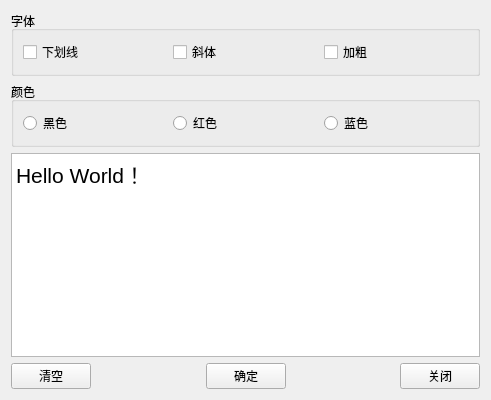
<?xml version="1.0" encoding="UTF-8"?>
<ui version="4.0">
 <class>Widget</class>
 <widget class="QWidget" name="Widget">
  <property name="geometry">
   <rect>
    <x>0</x>
    <y>0</y>
    <width>491</width>
    <height>400</height>
   </rect>
  </property>
  <property name="minimumSize">
   <size>
    <width>400</width>
    <height>300</height>
   </size>
  </property>
  <property name="maximumSize">
   <size>
    <width>500</width>
    <height>400</height>
   </size>
  </property>
  <property name="windowTitle">
   <string>信号与槽的使用</string>
  </property>
  <property name="windowIcon">
   <iconset resource="res.qrc">
    <normaloff>:/icons/images/editor.ico</normaloff>:/icons/images/editor.ico</iconset>
  </property>
  <layout class="QVBoxLayout" name="verticalLayout_2">
   <item>
    <widget class="QGroupBox" name="groupBox_FontStyle">
     <property name="title">
      <string>字体</string>
     </property>
     <layout class="QHBoxLayout" name="horizontalLayout_2">
      <item>
       <widget class="QCheckBox" name="checkBox_Underline">
        <property name="text">
         <string>下划线</string>
        </property>
       </widget>
      </item>
      <item>
       <widget class="QCheckBox" name="checkBox_Italic">
        <property name="text">
         <string>斜体</string>
        </property>
       </widget>
      </item>
      <item>
       <widget class="QCheckBox" name="checkBox_Bold">
        <property name="text">
         <string>加粗</string>
        </property>
       </widget>
      </item>
     </layout>
    </widget>
   </item>
   <item>
    <widget class="QGroupBox" name="groupBox_FontColor">
     <property name="title">
      <string>颜色</string>
     </property>
     <layout class="QHBoxLayout" name="horizontalLayout_4">
      <item>
       <widget class="QRadioButton" name="radioButton_Black">
        <property name="text">
         <string>黑色</string>
        </property>
       </widget>
      </item>
      <item>
       <widget class="QRadioButton" name="radioButton_Red">
        <property name="text">
         <string>红色</string>
        </property>
       </widget>
      </item>
      <item>
       <widget class="QRadioButton" name="radioButton_Blue">
        <property name="text">
         <string>蓝色</string>
        </property>
       </widget>
      </item>
     </layout>
    </widget>
   </item>
   <item>
    <widget class="QPlainTextEdit" name="plainTextEdit">
     <property name="font">
      <font>
       <pointsize>16</pointsize>
      </font>
     </property>
     <property name="plainText">
      <string>Hello World！</string>
     </property>
    </widget>
   </item>
   <item>
    <layout class="QHBoxLayout" name="horizontalLayout_3">
     <item>
      <widget class="QPushButton" name="ClearBtn">
       <property name="text">
        <string>清空</string>
       </property>
       <property name="icon">
        <iconset resource="res.qrc">
         <normaloff>:/icons/images/212.bmp</normaloff>:/icons/images/212.bmp</iconset>
       </property>
      </widget>
     </item>
     <item>
      <spacer name="horizontalSpacer">
       <property name="orientation">
        <enum>Qt::Horizontal</enum>
       </property>
       <property name="sizeHint" stdset="0">
        <size>
         <width>40</width>
         <height>20</height>
        </size>
       </property>
      </spacer>
     </item>
     <item>
      <widget class="QPushButton" name="OkBtn">
       <property name="text">
        <string>确定</string>
       </property>
       <property name="icon">
        <iconset resource="res.qrc">
         <normaloff>:/icons/images/322.bmp</normaloff>:/icons/images/322.bmp</iconset>
       </property>
      </widget>
     </item>
     <item>
      <spacer name="horizontalSpacer_2">
       <property name="orientation">
        <enum>Qt::Horizontal</enum>
       </property>
       <property name="sizeHint" stdset="0">
        <size>
         <width>40</width>
         <height>20</height>
        </size>
       </property>
      </spacer>
     </item>
     <item>
      <widget class="QPushButton" name="CloseBtn">
       <property name="text">
        <string>关闭</string>
       </property>
       <property name="icon">
        <iconset resource="res.qrc">
         <normaloff>:/icons/images/324.bmp</normaloff>:/icons/images/324.bmp</iconset>
       </property>
      </widget>
     </item>
    </layout>
   </item>
  </layout>
 </widget>
 <resources>
  <include location="res.qrc"/>
 </resources>
 <connections>
  <connection>
   <sender>CloseBtn</sender>
   <signal>clicked()</signal>
   <receiver>Widget</receiver>
   <slot>close()</slot>
   <hints>
    <hint type="sourcelabel">
     <x>443</x>
     <y>377</y>
    </hint>
    <hint type="destinationlabel">
     <x>245</x>
     <y>199</y>
    </hint>
   </hints>
  </connection>
  <connection>
   <sender>OkBtn</sender>
   <signal>clicked()</signal>
   <receiver>Widget</receiver>
   <slot>close()</slot>
   <hints>
    <hint type="sourcelabel">
     <x>245</x>
     <y>377</y>
    </hint>
    <hint type="destinationlabel">
     <x>245</x>
     <y>199</y>
    </hint>
   </hints>
  </connection>
 </connections>
</ui>
